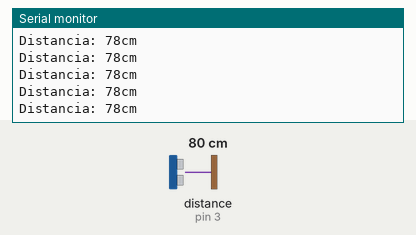
The sketch below on a simulated Arduino Uno, built with avr-gcc and run on an emulated ATmega328P. Shown: the last lines printed to the serial monitor. Wiring (inferred from the names in the program): ultrasonic range finder: trigger pin 2; echo pin 3. Inputs (shaded band) come from the test bench; at power-on: distance to the obstacle (sensor on pin 3) 80 cm. The echo pulse lasts 58.3 µs per cm.

Above: at 1.2 s.
1.3 s: distance to the obstacle (sensor on pin 3) set to 2 cm
At 1.38 s:
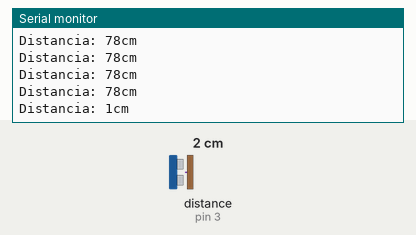
4.3 s: distance to the obstacle (sensor on pin 3) set to 250 cm
At 4.41 s:
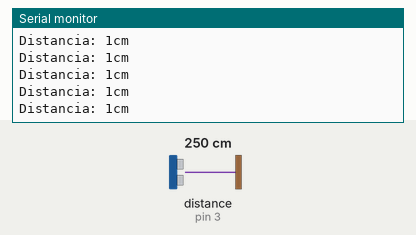
Timing chart, 0 to 7.3 s (numbered marks = the images above; inputs shaded):
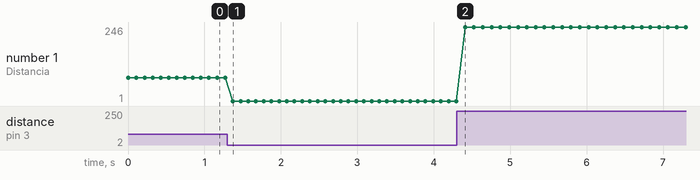

Measured:
- after the input at 1.3 s, the serial monitor: prints a new line after 0.07 s (image 1)
- plotted number 1: 78 → 1 after the input at 1.3 s, 1 → 246 after the input at 4.3 s

The sketch:

DistanciaSerial.ino
```cpp
/*
 Distancia Serial

 Ejemplo para el sensor ultrasónico HC-SR04, obtiene la distancia en centímetros y lo envía por el hardware serial (puede visualizar las mediciones desde el monitor serial del IDE Arduino)

 Conexiones:
  -------------------
  HC-SR04  -> Arduino
  -------------------
  pin VCC  -> 5V
  pin TRIG -> D2
  pin ECHO -> D3
  pin GND  -> GND
  -------------------
  *Puede cambiar las conexiones a otros pines del arduino modificando las variables que definen los pines

 Ejemplo creado por Naylamp Mechatronics con dominio público

 Última modificación el 17/08/2020

 Más información en:
   -https://naylampmechatronics.com/blog/10_tutorial-arduino-y-sensor-ultrasonico-hc-sr04.html
   -https://github.com/naylamp Mechatronics/Examples_HC-SR04

 */
const int Trigger = 2;   //Pin digital 2 para el Trigger del sensor
const int Echo = 3;   //Pin digital 3 para el Echo del sensor

void setup() {
  Serial.begin(9600);//iniciailzamos la comunicación
  pinMode(Trigger, OUTPUT); //pin como salida
  pinMode(Echo, INPUT);  //pin como entrada
  digitalWrite(Trigger, LOW);//Inicializamos el pin con 0
}

void loop()
{

  long t; //timepo que demora en llegar el eco
  long d; //distancia en centimetros

  digitalWrite(Trigger, HIGH);
  delayMicroseconds(10);          //Enviamos un pulso de 10us
  digitalWrite(Trigger, LOW);

  t = pulseIn(Echo, HIGH); //obtenemos el ancho del pulso
  d = t/59;             //escalamos el tiempo a una distancia en cm

  Serial.print("Distancia: ");
  Serial.print(d);      //Enviamos serialmente el valor de la distancia
  Serial.print("cm");
  Serial.println();
  delay(100);          //Hacemos una pausa de 100ms
}
```
